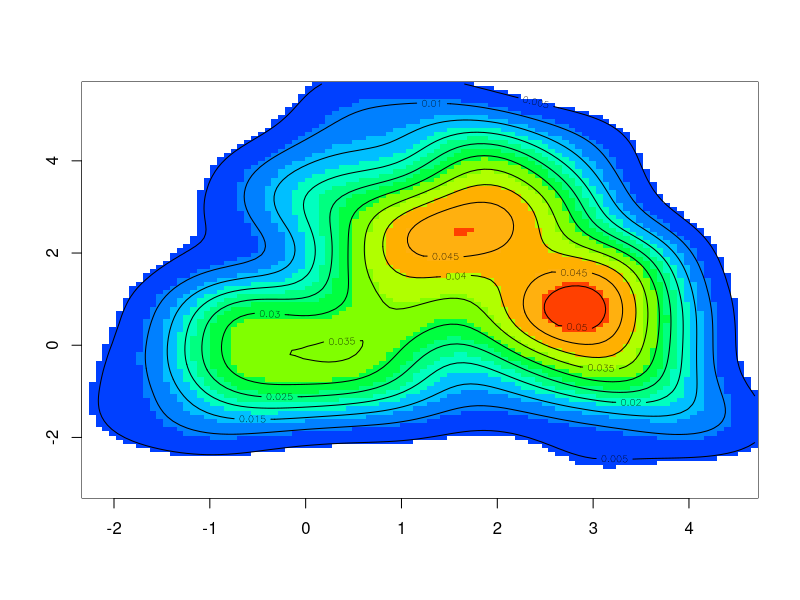
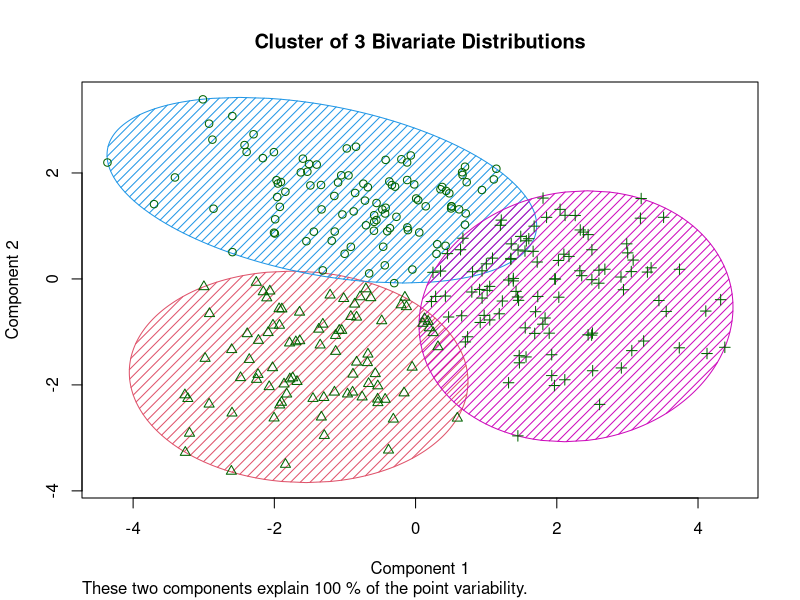
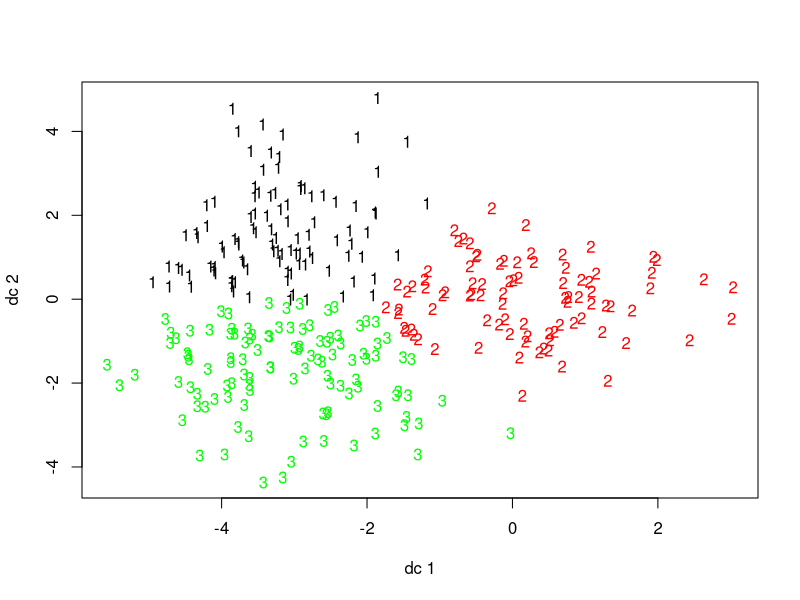

Reproduce these figures in R, in order.
# From: http://blog.revolutionanalytics.com/2016/02/multivariate_data_with_r.html 
# SIMULATING MULTIVARIATE DATA
# https://stat.ethz.ch/pipermail/r-help/2003-September/038314.html
# lets first simulate a bivariate normal sample

distance <- function (x, y) {
  return (sqrt((x[1] - y[1]) * (x[1] - y[1]) + (x[2] - y[2]) * (x[2] - y[2])))
}

correct <- function (x, y) {
  return (sum(as.numeric(x) == as.numeric(y)))
}

setwd('../k_means')
library(MASS)
# Simulate bivariate normal data
mu <- c(0,0)                         # Mean
Sigma <- matrix(c(1, .1, .1, 1), 2)  # Covariance matrix
# > Sigma
# [,1] [,2]
# [1,]  1.0  0.1
# [2,]  0.1  1.0

# Generate sample from N(mu, Sigma)
bivn <- mvrnorm(100, mu = mu, Sigma = Sigma )  # from Mass package

# Second distribution
mu2 <- c(3,.4)                         # Mean
Sigma2 <- matrix(c(.5, -.4, -.4, 2), 2)  # Covariance matrix
bivn2 <- mvrnorm(100, mu = mu2, Sigma = Sigma2 )  # from Mass package

# Third distribution
mu3 <- c(1.5, 3)                         # Mean
Sigma3 <- matrix(c(1, 0, 0, 1), 2)  # Covariance matrix
bivn3 <- mvrnorm(100, mu = mu3, Sigma = Sigma3 )  # from Mass package

bivn_total <- rbind(bivn, bivn2)
bivn_total <- rbind(bivn_total, bivn3)
# Calculate kernel density estimate
bivn.kde <- kde2d(bivn_total[,1], bivn_total[,2], n = 100) #kde2d(bivn[,1], bivn[,2], n = 50)   # from MASS package

#Custom color palette 
heatmap_colors <- c("#FFFFFFFF", "#0040FFFF", "#0080FFFF", "#00BFFFFF", "#00FFBFFF", "#00FF80FF", "#00FF40FF", "#80FF00FF", "#B0FF00FF", "#FFB000FF", "#FFB00FFF", "#FF4000FF")
image(bivn.kde, col = heatmap_colors)       # from base graphics package
contour(bivn.kde, add = TRUE)     # from base graphics package


###############
# Sampling complete, k means
# data is stored in variable bivn_total
# https://www.statmethods.net/advstats/cluster.html

fit <- kmeans(bivn_total, 3)

library(cluster) 

# bivn_subset <- rbind(bivn_total[1:100, ], bivn_total[5001:5100, ], bivn_total[10001:10100, ])

clusplot(bivn_total, fit$cluster, color=TRUE, shade=TRUE, 
         labels=0, lines=0, main="Cluster of 3 Bivariate Distributions")


library(fpc)

plotcluster(bivn_total, fit$cluster)

# Estimate the accuracy

clusters <- c(0,0,0)

true_centers <- matrix(c(0, 0, 3, .4, 1.5, 3), nrow=3, ncol=2, byrow=TRUE)

# Simply grab the mean thats closest to a true mean
for (i in 1:length(true_centers[ ,1])) {
  cur_distance <- 1000000;
  cur_min <- 0;
  for (j in  1:length(fit$centers[,1])) {
    new_distance <- distance(fit$centers[j,], true_centers[i,])
    if (new_distance < cur_distance) {
      cur_min <- j
      cur_distance <- new_distance
    }
  }
  clusters[i] <- cur_min
}

true_values <- rep(0, times=300)
true_values[1:100] <- clusters[1]
true_values[101:200] <- clusters[2]
true_values[201:300] <- clusters[3]

number_correct <- correct(true_values, fit$cluster)

print(paste("Accuracy at identifying correct cluster =", (100 * number_correct / 300)))
